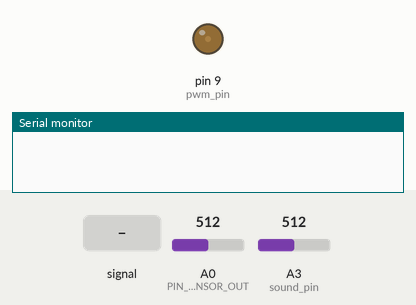
This sketch was run on a simulated Arduino Uno, built with avr-gcc and run on an emulated ATmega328P. Shown: output pins drawn as LEDs (lit = HIGH), the last lines printed to the serial monitor. The inputs (shaded band) are chosen by the test bench; at power-on: A3 (sound_pin) = 512, A0 (PIN_SENSOR_OUT) = 512.

Above: at 6.2 s.
6.3 s: A3 (sound_pin) set to 94
17.0 s: A3 (sound_pin) set to 86
At 23.3 s:
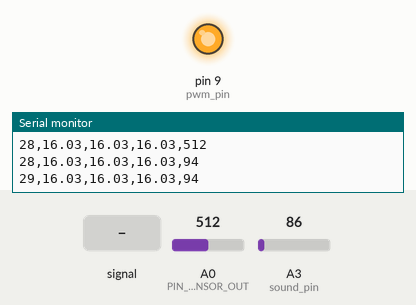
23.8 s: A3 (sound_pin) fed a 200 Hz sine of ±81 counts around its level
34.5 s: A0 (PIN_SENSOR_OUT) set to 122
45.2 s: A3 (sound_pin) set to 10
At 50.38 s:
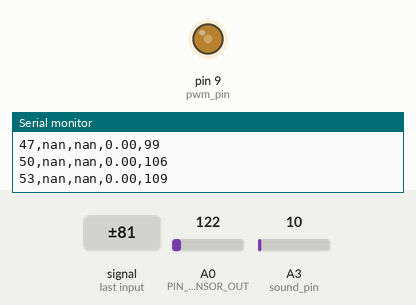
Timing chart, 0 to 54.7 s (numbered marks = the images above; inputs shaded):
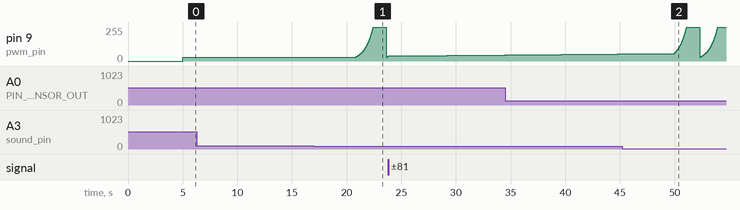

The sketch:

sound_tube_control_code.ino
```cpp
//velocity control
  float starting_v = 0.1;
  float v_max = 20;
  float d_v = 0.1;
  int vel_time = 2500;
  const int pwm_pin = 9;

//sound sensor
  int sound = 0;
  int sound_pin = A3;
  int sound_threshold = 90;
  int sound_t = 2000;
  int sound_n = 200;

//wind sensor
  double sensor_min = 0;
  double sensor_max = 0;
  double sensor_mean = 0;
  int measuring_time = 5000;
  int measuringcount = 500;
  #define PIN_SENSOR_OUT A0
  #define PIN_SENSOR_TEMP A2


int calc_pwm(float vel) {
  int pwm = 27.82*exp(0.19*vel);
  return pwm;
}
float measureWind()
{
  int windADunits = analogRead(PIN_SENSOR_OUT);
  float windMPH =  pow((((float)windADunits - 264.0) / 85.6814), 3.36814);
  return windMPH*0.44704;
}
 void measurement(int duration, int number)
{
  float wind;
  sensor_min = 0;
  sensor_max = 0;
  sensor_mean = 0;
  for (int n = 0; n < number; n++)
  {
    wind = measureWind();
    sensor_min = min(wind, sensor_min);
    if (sensor_min == 0)
    {
      sensor_min = wind;
    }
    sensor_max = max(wind, sensor_max);
    sensor_mean += wind;
    delay(duration/number);
  }
  sensor_mean /= number;

}
 int measure_sound(int duration, int number)
{
  float sound;
  int sound_max = 0;
  for (int n = 0; n < number; n++)
  {
    sound = analogRead(sound_pin);
    sound_max = max(sound, sound_max);
    delay(duration/number);
  return sound_max;
}
}
int print_data(int i, int r)
{
    Serial.print (i);
    Serial.print (",");
    Serial.print(sensor_mean);
    Serial.print (",");
    Serial.print(sensor_min);
    Serial.print (",");
    Serial.print(sensor_max);
    Serial.print (",");
    Serial.print (r);
    Serial.print("\n");
}


void setup() {
  Serial.begin(9600);
  pinMode(pwm_pin, OUTPUT);
 delay(5000);
}

void loop() {


 for (float v = starting_v; v < v_max; v+=d_v)
 {
  int rot_speed = calc_pwm(v);
   analogWrite(pwm_pin,rot_speed);
//  for (int u =0; u < 10; u++){
//
//  Serial.println(analogRead(A3));
//  delay(100);
// }
   int current_maximum = measure_sound(sound_t,sound_n);
  if ( current_maximum > sound_threshold){
    measurement(measuring_time, measuringcount);
    print_data(rot_speed, current_maximum);
  }


 delay(4);

  }
}
```

Measured:
- the behaviour switches between 91 and 90 on A3 (sound_pin) (found by bisection; images 0 and 1)
